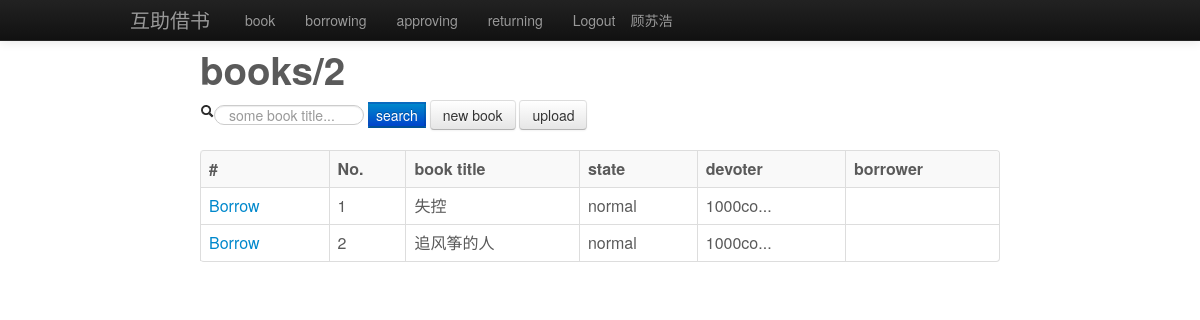
The page /book_list.php?user_id=2 (signed in) on the database its author committed.
### tables this page shows
create table book(
	 id INT NOT NULL AUTO_INCREMENT PRIMARY KEY,
     title NVARCHAR(100) NOT NULL,
     state int ,
     douban_img NVARCHAR(100),
     author_id int,
     devote_id int,
     borrow_user_id int
) default default;

create table user(
	 id INT NOT NULL AUTO_INCREMENT PRIMARY KEY,
     fullname NVARCHAR(100) ,
     password varchar(100),
     notify int ,
     email varchar(100) ,
     weibo varchar(100) 
) default default;

### KLogger.php (called while the page is built, shortened)
<?php
class Logger {
	private function getTime() {
		return date("d.m.Y - H:i:s");
	}
	public function openLogFile($logfile) {
		$this->logfilehandle=@fopen($logfile,"a");
	}
}
?>

### config.inc.php (called while the page is built, shortened)
<?
	function abbr($s){
		$r = substr($s,0,6).'...';
		if ($r=='...')return '';
		return $r;
	}
	function get_state($state){
		switch ($state)
		{
		case 0:
		  return 'normal';
		}
	}
	class DB {
		public function query ($sql){
			$log = new Log;
			$this->result = $this->db_check(mysql_query($sql));
			return $this -> result;
		}
		public function query_array ($sql,$column){
			$log = new Log;
			$result = $this->db_check(mysql_query($sql));
			$arr = Array();
			while($row = $this -> fetch_row($result)){
				array_push($arr,$row[$column]);
			}
			return $arr ;
		}
		public function query_1_1 ($sql){
			$arr = $this->query_array($sql,0);
			return $arr[0] ;
		}
		public function fetch_row($result){
			return mysql_fetch_row($result);
		}
		function db_check($r){
			return $r;
		}
	}
	include_once 'KLogger.php';
	class Log{
		public function Log(){
			$this -> file = $_SERVER['DOCUMENT_ROOT']."/test/log1.txt";
			$this -> _log= new Logger($this -> file);
		}
	}
?>

### book_list.php (the view, shortened to what this page needs)
<?php
	include "config.inc.php";
	$page = $_GET['page'];
	$get_user_id = $_GET['user'];
	if (!$page)
		$page = 1;
	$pagerecords = 10 ;
	$from = ($page-1)*$pagerecords;
	$to = $pagerecords;
	$sql = "
		select b.id ,b.title ,u.email as devoter_name,b.devote_id,b.state ,b.borrow_user_id ,
		u1.email as b_name
		from book b
		left join user u on b.devote_id = u.id
		left join user u1 on b.borrow_user_id = u1.id
	 ";
	$count_sql = "select count(1) from (${sql}) balias";
	$sql = $sql . " limit ${from},${to}";
	$db = new DB;
	$total_records = $db -> query_1_1($count_sql);
?>
<html >
<head>
</head>
<body>
<? include "banner.php" ?>
<div id="wrapper">
<h1>books/<? echo $total_records;?> </h1>
<form action="<?php echo $_SERVER['PHP_SELF']; ?>?action=search&user=<?echo $get_user_id;?>"  method="post" class="form-inline">
	<i class ="icon-search"></i><input type="text" placeholder="some book title..." id="title" name="title"
	value="<?echo $_POST["title"]; ?>" class="search-query input-medium"/>
		<input type="submit" value="search" class="btn-primary "/>
		<a href ="book_new.php" class="btn">new book</a>
		<a href ="book_upload.php" class="btn">upload</a>
</form>
<table  class="table table-striped table-bordered">
	<tr>
		<th>#</th>
		<th>No.</th>
		<th>book title</th>
		<th>state</th>
		<th>devoter</th>
		<th>borrower</th>
	</tr>
<?
	$result = $db -> query($sql);
	while ($row = mysql_fetch_row($result)) {
		$borrowed = $row[4]!=0;
		$url_e ="";
		$url_d ="";
		$url_borrow="";
		if (!$borrowed)
			$url_borrow = "<a class='' href='book_borrow.php?id=".$row[0]."'>Borrow</a>&nbsp;" ;
		$bstr = get_state($row[4]);
		$btn_group = "<div class=''>".$url_e. $url_d.$url_borrow."</div>" ;
		echo "<tr>" .
		 	  "<td>" . $btn_group. "</td>" .
		 	  "<td>" . $row[0] . "</td>" .
		 	  "<td>" . $row[1] . "</td>" .
		 	  "<td>" . $bstr . "</td>" .
		 	  "<td>" .abbr($row[2]) . "</td>".
		 	  "<td>" . abbr($row[6]) . "</td>".
		 	  "<tr>";
	}
?>
</table>
</div>
</body>
</html>

### wrapper.css (style rules this page uses)
body { color: #5a5a5a; width: 800px; margin: 50px auto 0; }

### rows shown on the page
book: id "1", title "失控", state "normal", user.email "1000co..."
book: id "2", title "追风筝的人", state "normal", user.email "1000co..."

### other values the page prints
$_SESSION['fullname'] "顾苏浩"
$total_records "2"
